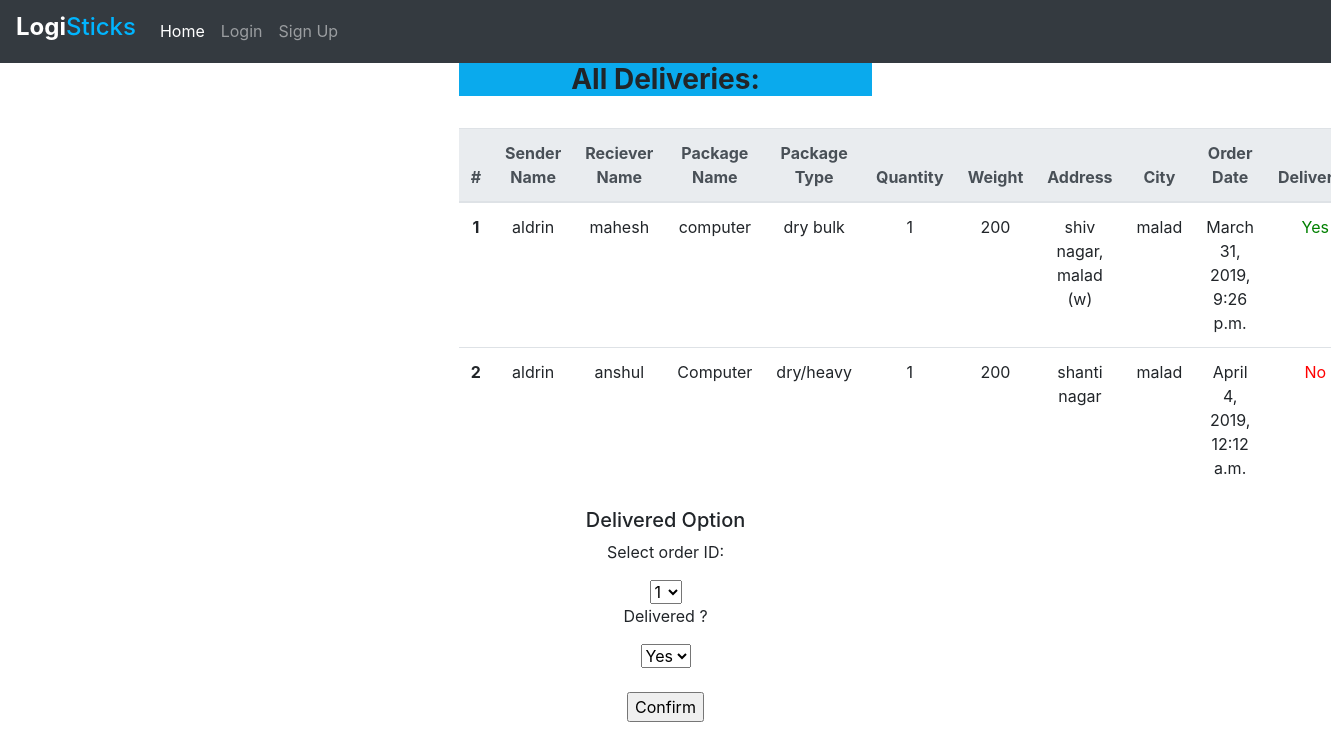
The page /delivery/ on the database as committed earlier.
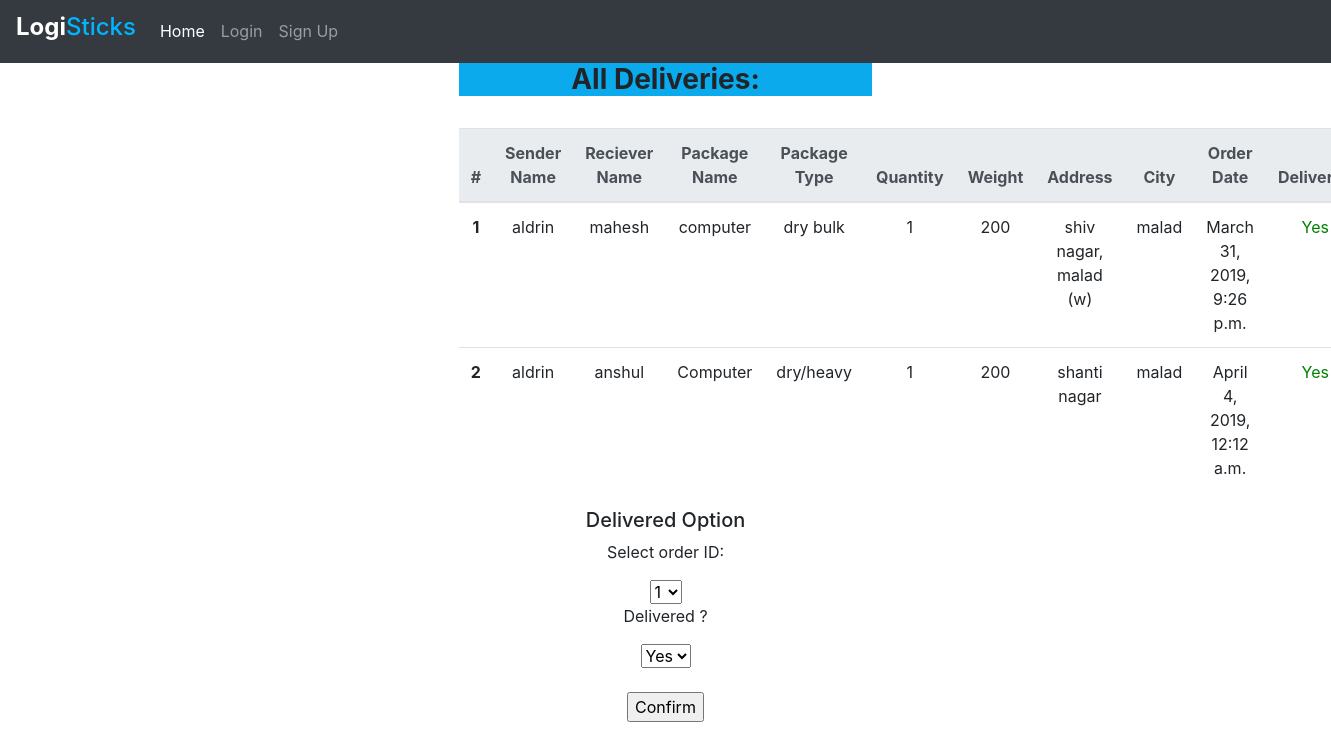
The same page on the database as committed later.
### logsapp/models.py (models this page shows, shortened)
class Details(models.Model):
    your_name = models.CharField(max_length=10)
    to_name = models.CharField(max_length=10, null=True)
    mobile = models.CharField(max_length=10, null=True)
    package_name = models.CharField(max_length=50, null=True)
    package_type = models.CharField(max_length=20)
    quantity = models.IntegerField(default=0)
    weight = models.IntegerField(default=200)
    address = models.CharField(max_length=500, null=True)
    city = models.CharField(max_length=20)
    orderdate = models.DateTimeField(default=datetime.now, blank=True)
    delivered = models.BooleanField(default=False)
    class Meta:
        verbose_name_plural = "Details"

### logsapp/views.py (the view)
# urls.py: path('delivery/', logs_view.delivery, name='delivery'),
def delivery(request):
   delivery = Details.objects.all()
   arg = {'ord': delivery}
   if request.method == "POST":
      a = request.POST['dropid']
      b = request.POST['dropstatus']
      obj = Details.objects.get(id=a)
      if b==True:
         obj.delivered = True
      else:
         obj.delivered = False
      obj.save()
   else:
      context_dict = {}
   return render(request, 'logsapp/delivery.html', arg)

### logsapp/templates/logsapp/delivery.html (shortened to what this page needs)
{% extends 'logsapp/layout.html' %}
{% block content %}
    <br><br>
<div class="col-md-4 text-center">
    <h3 style="background-color:#0aaaed;"><b>All Deliveries: </b></h3>
    <br>
    <table class="table">
  <thead class="thead-light">
    <tr>
      <th scope="col">#</th>
      <th scope="col">Sender Name</th>
      <th scope="col">Reciever Name</th>
      <th scope="col">Package Name</th>
      <th scope="col">Package Type</th>
      <th scope="col">Quantity</th>
      <th scope="col">Weight</th>
      <th scope="col">Address</th>
      <th scope="col">City</th>
      <th scope="col">Order Date</th>
      <th scope="col">Delivered</th>
    </tr>
  </thead>
  <tbody>
    {% for ord in ord %}
            <tr>
                <th scope="row">{{ord.id}}</th>
                <td>{{ord.your_name}}</td>
                <td>{{ord.to_name}}</td>
                <td>{{ord.package_name}}</td>
                <td>{{ord.package_type}}</td>
                <td>{{ord.quantity}}</td>
                <td>{{ord.weight}}</td>
                <td>{{ord.address}}</td>
                <td>{{ord.city}}</td>
                <td>{{ord.orderdate}}</td>
                {% if ord.delivered %}
                  <td style="color: green;">Yes</td>
                {% else %}
                  <td style="color: red;">No</td>
                {% endif %}
            </tr>
    {% endfor %}
</tbody>
</table>
<h5>Delivered Option</h5>
  <p>Select order ID:</p>
  <form method = "post" action = "{% url 'delivery' %}">
    <select name = "dropid" >
    {% for ord in ord %}
      <option value="{{ord.id}}">{{ord.id}}</option>
    {% endfor %}
    </select>
  <p>Delivered ?</p>
    <select name = "dropstatus" >
      <option value="True">Yes</option>
    </select>
    <br><br>
<input  type = "submit" value="Confirm">
</form>
{% endblock content %}

Rows that differ between the two databases and show on the page:
changed Details "anshul": delivered "No" → "Yes"
